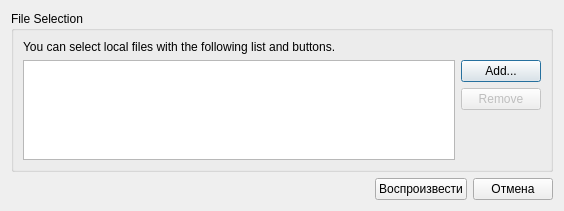
<?xml version="1.0" encoding="UTF-8"?>
<ui version="4.0">
 <class>Dialog</class>
 <widget class="QDialog" name="Dialog">
  <property name="geometry">
   <rect>
    <x>0</x>
    <y>0</y>
    <width>564</width>
    <height>211</height>
   </rect>
  </property>
  <property name="windowTitle">
   <string>Dialog</string>
  </property>
  <layout class="QVBoxLayout" name="verticalLayout_2">
   <item>
    <layout class="QVBoxLayout" name="verticalLayout">
     <item>
      <widget class="QGroupBox" name="tempWidget">
       <property name="toolTip">
        <string>Choose one or more media file to open</string>
       </property>
       <property name="title">
        <string>File Selection</string>
       </property>
       <layout class="QGridLayout" name="gridLayout1">
        <item row="0" column="0" colspan="3">
         <widget class="QLabel" name="label">
          <property name="text">
           <string>You can select local files with the following list and buttons.</string>
          </property>
         </widget>
        </item>
        <item row="1" column="0" rowspan="3" colspan="2">
         <widget class="QListWidget" name="file_list">
          <property name="maximumSize">
           <size>
            <width>16777215</width>
            <height>100</height>
           </size>
          </property>
          <property name="contextMenuPolicy">
           <enum>Qt::DefaultContextMenu</enum>
          </property>
          <property name="verticalScrollBarPolicy">
           <enum>Qt::ScrollBarAsNeeded</enum>
          </property>
          <property name="horizontalScrollBarPolicy">
           <enum>Qt::ScrollBarAlwaysOff</enum>
          </property>
          <property name="editTriggers">
           <set>QAbstractItemView::NoEditTriggers</set>
          </property>
          <property name="alternatingRowColors">
           <bool>true</bool>
          </property>
         </widget>
        </item>
        <item row="1" column="2">
         <widget class="QPushButton" name="file_browse_btn">
          <property name="text">
           <string>Add...</string>
          </property>
          <property name="icon">
           <iconset>
            <normaloff>:/buttons/playlist/playlist_add.svg</normaloff>:/buttons/playlist/playlist_add.svg</iconset>
          </property>
          <property name="flat">
           <bool>false</bool>
          </property>
         </widget>
        </item>
        <item row="2" column="2">
         <widget class="QPushButton" name="remove_file_btn">
          <property name="enabled">
           <bool>false</bool>
          </property>
          <property name="sizePolicy">
           <sizepolicy hsizetype="Maximum" vsizetype="Fixed">
            <horstretch>0</horstretch>
            <verstretch>0</verstretch>
           </sizepolicy>
          </property>
          <property name="text">
           <string>Remove</string>
          </property>
          <property name="icon">
           <iconset>
            <normaloff>:/buttons/playlist/playlist_remove.svg</normaloff>:/buttons/playlist/playlist_remove.svg</iconset>
          </property>
         </widget>
        </item>
       </layout>
      </widget>
     </item>
     <item>
      <layout class="QHBoxLayout" name="horizontalLayout" stretch="0,0,0">
       <item>
        <spacer name="horizontalSpacer">
         <property name="orientation">
          <enum>Qt::Horizontal</enum>
         </property>
         <property name="sizeHint" stdset="0">
          <size>
           <width>40</width>
           <height>20</height>
          </size>
         </property>
        </spacer>
       </item>
       <item>
        <widget class="QPushButton" name="play_btn">
         <property name="text">
          <string>Воспроизвести</string>
         </property>
        </widget>
       </item>
       <item>
        <widget class="QPushButton" name="cancel_btn">
         <property name="text">
          <string>Отмена</string>
         </property>
        </widget>
       </item>
      </layout>
     </item>
    </layout>
   </item>
  </layout>
 </widget>
 <resources/>
 <connections/>
</ui>
